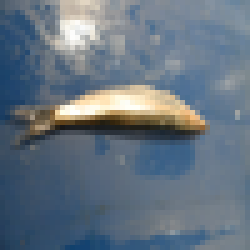
%> input picture CS 4640 Image Processing Basics/Harry-Kim-Assignment-8/Fishes_Resized/NA_Fish_Dataset/Black Sea Sprat/RS_00008.png, 50 x 50 px (shown 5 times larger); its folder holds only this picture in this run
$ octave CS4640Assignment8.m   (GNU Octave 9; MATLAB toolbox functions it lacks are replaced by stand-ins)
%> lines starting %> are read from the running program, lines starting %| are printed output that depends on the picture
% % For training data:
% myFolders = dir(fullfile("Fishes/Fish_Dataset/",'*'));
%
% for h = 3:length(myFolders)
%
%     % disp(myFolders(h).name);
%
%     currentFish = myFolders(h).name;
%
%     myFiles = dir(fullfile("Fishes/Fish_Dataset/" + currentFish + "/" + currentFish + "/",'*.png'));
%
%     for k = 1:length(myFiles)
%
%         inputImage = imread("Fishes/Fish_Dataset/" + currentFish + "/" + currentFish + "/" + myFiles(k).name);
%
%         % fprintf("Folder: " + currentFish + ", Filename: " + myFiles(k).name + "\n");
%
%         % Resize image to 50 by 50.
%         resized = imresize(inputImage, [50 50]);
%         imwrite(resized, "./Fishes_Resized/Fish_Dataset/" + currentFish + "/" + currentFish + "/RS_" + myFiles(k).name);
%
%     end
%
%     myFiles = dir(fullfile("Fishes/Fish_Dataset/" + currentFish + "/" + currentFish + "/",'*.jpg'));
%
%     for k = 1:length(myFiles)
%
%         [folder, baseFileNameNoExt, extension] = fileparts("Fishes/Fish_Dataset/" + currentFish + "/" + currentFish + "/" + myFiles(k).name);
%
%         inputImage = imread("Fishes/Fish_Dataset/" + currentFish + "/" + currentFish + "/" + myFiles(k).name);
%
%         % fprintf("Folder: " + currentFish + ", Filename: " + myFiles(k).name + "\n");
%
%         % Resize image to 50 by 50.
%         resized = imresize(inputImage, [50 50]);
%         imwrite(resized, "./Fishes_Resized/Fish_Dataset/" + currentFish + "/" + currentFish + "/RS_" + baseFileNameNoExt + ".png");
%
%     end
%
% end
%
% % For testing data:
% myFolders2 = dir(fullfile("Fishes/NA_Fish_Dataset/",'*'));
%
% for h = 3:length(myFolders2)
%
%     % disp(myFolders(h).name);
%
%     currentFish = myFolders2(h).name;
%
%     myFiles2 = dir(fullfile("Fishes/NA_Fish_Dataset/" + currentFish + "/",'*.png'));
%
%     % For test data:
%     for k = 1:length(myFiles2)
%
%         inputImage = imread("Fishes/NA_Fish_Dataset/" + currentFish + "/" + myFiles2(k).name);
%
%         fprintf("Folder: " + currentFish + ", Filename: " + myFiles2(k).name + "\n");
%
%         % Resize image to 50 by 50.
%         resized = imresize(inputImage, [50 50]);
%         imwrite(resized, "./Fishes_Resized/NA_Fish_Dataset/" + currentFish + "/RS_" + myFiles2(k).name);
%
%     end
%
%     myFiles2 = dir(fullfile("Fishes/NA_Fish_Dataset/" + currentFish + "/",'*.jpg'));
%
%     % For test data:
%     for k = 1:length(myFiles2)
%
%         [folder, baseFileNameNoExt, extension] = fileparts("Fishes/NA_Fish_Dataset/" + currentFish + "/" + myFiles2(k).name);
%
%         inputImage = imread("Fishes/NA_Fish_Dataset/" + currentFish + "/" + myFiles2(k).name);
%
%         fprintf("Folder: " + currentFish + ", Filename: " + myFiles2(k).name + "\n");
%
%         % Resize image to 50 by 50.
%         resized = imresize(inputImage, [50 50]);
%         imwrite(resized, "./Fishes_Resized/NA_Fish_Dataset/" + currentFish + "/RS_" + baseFileNameNoExt + ".png");
%
%     end
%
% end

%----------------------------------------------------------------------

% Using an image as KNN, assign the class using the nearest neighbor in the intensity domain using 1, 3, 5 or 7 neighbors.

% Training the dataset (100 photos each).
myFolders = dir(fullfile("Fishes_Resized/Fish_Dataset/",'*'));
listSumValues = [];
correnspondingLabelTraining = [];

for h = 3:length(myFolders)

    currentFish = myFolders(h).name;
    myFiles = dir(fullfile("Fishes_Resized/Fish_Dataset/" + currentFish + "/" + currentFish + "/",'*.png'));

    % figure();
    for k = 1:length(myFiles)

        fprintf("Folder: " + currentFish + ", Filename: " + myFiles(k).name + "\n");

        inputImage = imread("Fishes_Resized/Fish_Dataset/" + currentFish + "/" + currentFish + "/" + myFiles(k).name);
        grayscale = rgb2gray(inputImage);
        sumVal = sum(grayscale(:));

        listSumValues(end+1) = sumVal;
        correnspondingLabelTraining(end+1) = h - 2;

    end

end

scatter(listSumValues, correnspondingLabelTraining)
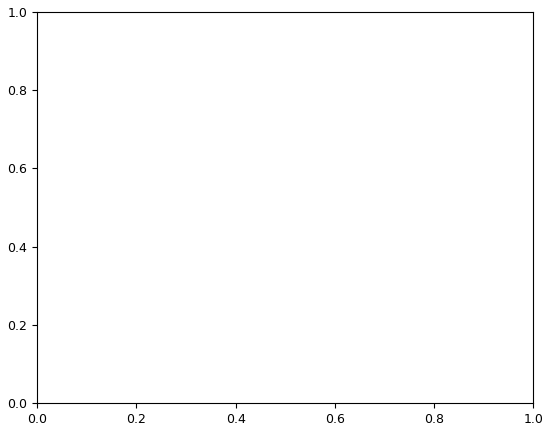
%> figure redrawn from the program's plot data

% Using it for testing.

% Using an image as KNN, assign the class using the nearest neighbor in the intensity domain using 1, 3, 5 or 7 neighbors.

% X = [listSumValues correnspondingLabel];

listSumValues = listSumValues';

% Testing the dataset (50 photos each).
myFolders = dir(fullfile("Fishes_Resized/NA_Fish_Dataset/",'*'));
totalAccuracy = 0;

testlistSumValues = [];
correnspondingLabelTesting = [];

for h = 3:length(myFolders)

    % disp(myFolders(h).name);

    currentFish = myFolders(h).name;

    myFiles = dir(fullfile("Fishes_Resized/NA_Fish_Dataset/" + currentFish + "/",'*.png'));
    accuracySum = 0;

    % figure();
    for k = 1:length(myFiles)

        inputImage = imread("Fishes_Resized/NA_Fish_Dataset/" + currentFish + "/" + myFiles(k).name);
%> inputImage is the input picture: size 50x50x3 uint8; mean R, G, B 101.1, 115.2, 128.7
        grayscale = rgb2gray(inputImage);
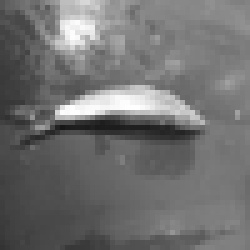
%> grayscale: size 50x50 uint8 (shown 5 times larger); min 22, max 255, mean 112.5
        sumVal = sum(grayscale(:));
%> sumVal = 281239

        testlistSumValues(end+1) = sumVal;
        correnspondingLabelTesting(end+1) = h - 2;

    end

end
%> pass 2 of the loop `for h = 3:length(myFolders)`:
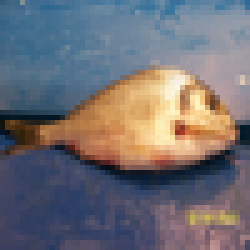
%> input picture CS 4640 Image Processing Basics/Harry-Kim-Assignment-8/Fishes_Resized/NA_Fish_Dataset/Gilt Head Bream/RS_19.png, 50 x 50 px (shown 5 times larger)
%> inputImage is the input picture: size 50x50x3 uint8; mean R, G, B 112, 110.1, 116.5
%> `grayscale = rgb2gray(inputImage);`:
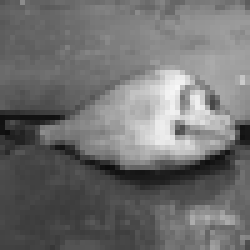
%> grayscale: size 50x50 uint8 (shown 5 times larger); min 12, max 247, mean 111.4
%> sumVal = 278452

testlistSumValues = testlistSumValues';
%> testlistSumValues = [281239; 278452]

% N nearest neighbor

% Now we have listSumValues and its correnspondingLabel along with
% testlistSumValues to find it's nearest neighbors and calculate best
% fitting label. How do you input it to knnsearch??

% 5 nearest neighbors
%> (the run ends here)
